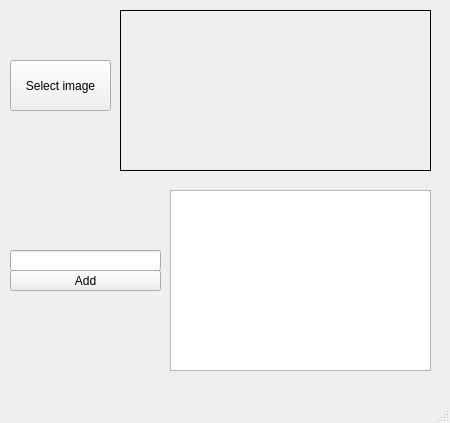
<?xml version="1.0" encoding="UTF-8"?>
<ui version="4.0">
 <class>MainWindow</class>
 <widget class="QMainWindow" name="MainWindow">
  <property name="geometry">
   <rect>
    <x>0</x>
    <y>0</y>
    <width>450</width>
    <height>423</height>
   </rect>
  </property>
  <property name="windowTitle">
   <string>MainWindow</string>
  </property>
  <widget class="QWidget" name="centralwidget">
   <widget class="QPushButton" name="selectImageBtn">
    <property name="geometry">
     <rect>
      <x>10</x>
      <y>60</y>
      <width>101</width>
      <height>51</height>
     </rect>
    </property>
    <property name="text">
     <string>Select image</string>
    </property>
   </widget>
   <widget class="QPushButton" name="addBtn">
    <property name="geometry">
     <rect>
      <x>10</x>
      <y>270</y>
      <width>151</width>
      <height>21</height>
     </rect>
    </property>
    <property name="text">
     <string>Add</string>
    </property>
   </widget>
   <widget class="QListWidget" name="listWidget">
    <property name="geometry">
     <rect>
      <x>170</x>
      <y>190</y>
      <width>261</width>
      <height>181</height>
     </rect>
    </property>
   </widget>
   <widget class="QLabel" name="imageLbl">
    <property name="geometry">
     <rect>
      <x>120</x>
      <y>10</y>
      <width>311</width>
      <height>161</height>
     </rect>
    </property>
    <property name="frameShape">
     <enum>QFrame::Box</enum>
    </property>
    <property name="text">
     <string/>
    </property>
   </widget>
   <widget class="QLineEdit" name="lineEdit">
    <property name="geometry">
     <rect>
      <x>10</x>
      <y>250</y>
      <width>151</width>
      <height>21</height>
     </rect>
    </property>
   </widget>
  </widget>
  <widget class="QMenuBar" name="menubar">
   <property name="geometry">
    <rect>
     <x>0</x>
     <y>0</y>
     <width>450</width>
     <height>21</height>
    </rect>
   </property>
  </widget>
  <widget class="QStatusBar" name="statusbar"/>
 </widget>
 <resources/>
 <connections/>
</ui>
